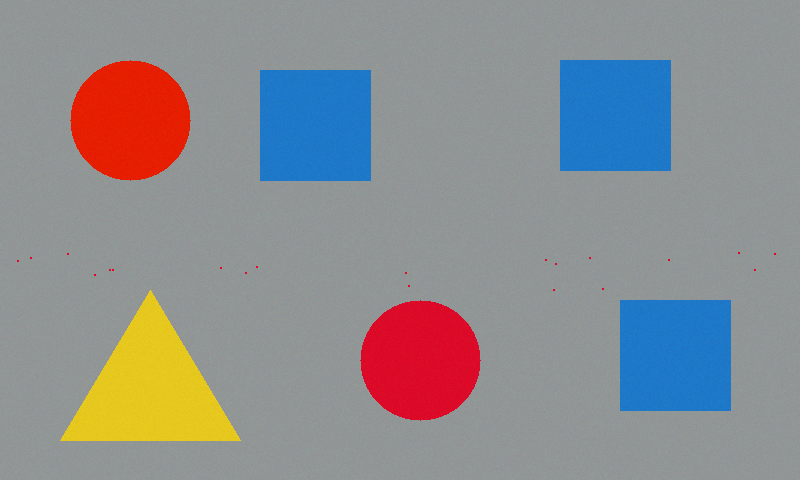
#> input picture draft/collaboration/claude_31_35/recording_candidates/33/parts_synthetic.png, 800 x 480 px
$ python p7_label_count_rule30_alt.py
#> lines starting #> are read from the running program, lines starting #| are printed output that depends on the picture; after the words box and inside, x2 and y2 are one past the last pixel; in counts of white or black regions, pixels touching at a corner belong together
### draft/collaboration/claude_31_35/recording_candidates/33/core.py
# -*- coding: utf-8 -*-
"""第 33 讲 颜色形状分拣：录屏程序与无界面核对共用的核心代码。

两套形状判断，分开命名，互不替换：
  get_shape_current —— 原样照抄 33 讲 P7 画面中的现行代码（4 顶点一律 rectangle，5/6 为 other，n > 6 才 circle）
  get_shape_rule30  —— 独立备选：复用 30 讲规则（4 顶点再按 0.95 ≤ w/h ≤ 1.05 分 square / rectangle，5 pentagon，n ≥ 6 circle）
正式采用哪一版由本机后续决定；本候选不修改脚本或口播。
"""
import cv2
import numpy as np

colors = {
    "red":    [((0, 100, 80), (10, 255, 255)), ((170, 100, 80), (179, 255, 255))],
    "yellow": [((20, 100, 100), (35, 255, 255))],
    "blue":   [((100, 100, 80), (130, 255, 255))],
}
kernel = np.ones((5, 5), np.uint8)
MIN_AREA = 800


def load(path):
#> called with path = 'parts_synthetic.png'
    img = cv2.imread(path)
#> img is the input picture: shape (480, 800, 3); mean B, G, R 142.9, 141.2, 141.7
    if img is None:
        raise SystemExit(f"读不到图片：{path}（检查文件名和路径）")
    return img


def to_hsv(img):
    return cv2.cvtColor(cv2.GaussianBlur(img, (5, 5), 0), cv2.COLOR_BGR2HSV)
#> returned value: shape (480, 800, 3); mean H, S, V 89, 50.9, 162.4


def color_mask(hsv, ranges):
    """33-P6：多段 inRange 用 bitwise_or 合并，再开运算"""
    mask = np.zeros(hsv.shape[:2], np.uint8)
    for lo, hi in ranges:
        mask = cv2.bitwise_or(mask, cv2.inRange(hsv, lo, hi))
    return cv2.morphologyEx(mask, cv2.MORPH_OPEN, kernel)


# [4 lines left out: function get_shape_current, not called in this run]


def get_shape_rule30(c):
    """备选：30 讲规则"""
    peri = cv2.arcLength(c, True)
    approx = cv2.approxPolyDP(c, 0.02 * peri, True)
    n = len(approx); x, y, w, h = cv2.boundingRect(approx)
    if n == 3: return "triangle"
    if n == 4: return "square" if 0.95 <= w / h <= 1.05 else "rectangle"
    if n == 5: return "pentagon"
    if n >= 6: return "circle"
    return "unknown"


def sort_parts(img, get_shape):
    """主循环：返回 (标注图, 计数字典, 明细列表)"""
    hsv = to_hsv(img)
    out = img.copy(); count = {}; items = []; masks = {}
    for name, ranges in colors.items():
        mask = color_mask(hsv, ranges); masks[name] = mask
        contours, _ = cv2.findContours(mask, cv2.RETR_EXTERNAL, cv2.CHAIN_APPROX_SIMPLE)
        for c in contours:
            if cv2.contourArea(c) < MIN_AREA: continue
            label = f"{name} {get_shape(c)}"; count[label] = count.get(label, 0) + 1
            x, y, w, h = cv2.boundingRect(c)
            n = len(cv2.approxPolyDP(c, 0.02 * cv2.arcLength(c, True), True))
            items.append({"label": label, "center": [x + w // 2, y + h // 2], "n": n, "w_h": round(w / h, 3)})
            cv2.rectangle(out, (x, y), (x + w, y + h), (0, 0, 0), 2)
            cv2.putText(out, label, (x, y - 5), cv2.FONT_HERSHEY_SIMPLEX, 0.6, (0, 0, 0), 2)
#> this loop made 3 passes
#> pass 1, in sort_parts, `mask = color_mask(hsv, ranges)`:
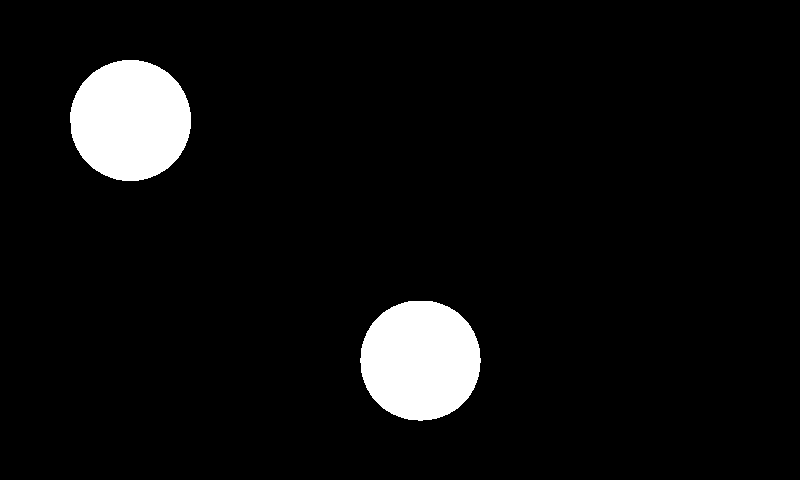
#> mask: shape (480, 800); 6% white; 2 white regions, box (x1, y1, x2, y2) and area: (70, 60, 191, 181) 11524, (360, 301, 481, 421) 11442
#> pass 2, in sort_parts, `mask = color_mask(hsv, ranges)`:
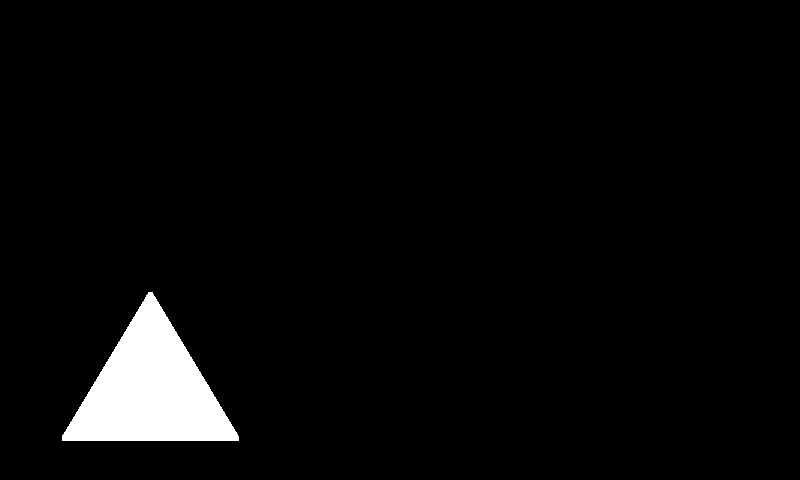
#> mask: shape (480, 800); 3.6% white; 1 white region, box (x1, y1, x2, y2) and area: (62, 292, 239, 441) 13848
#> pass 3, in sort_parts, `mask = color_mask(hsv, ranges)`:
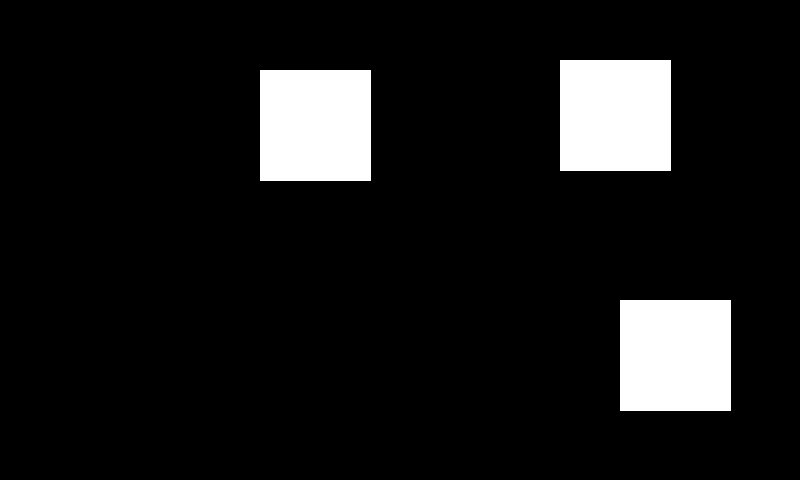
#> mask: shape (480, 800); 9.6% white; 3 white regions, box (x1, y1, x2, y2) and area: (560, 60, 671, 171) 12321, (260, 70, 371, 181) 12321, (620, 300, 731, 411) 12321
#> after the loop:
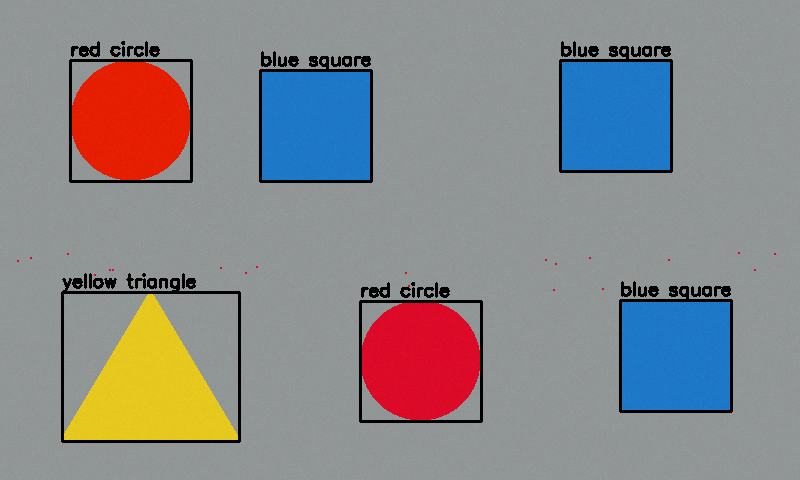
#> out: shape (480, 800, 3); 3.44% of pixels changed, all inside (x1, y1, x2, y2) = (61, 41, 733, 443)
#> after the loop, count = {'red circle': 2, 'yellow triangle': 1, 'blue square': 3}; items = 6 items; masks = 3 items
    return out, count, items, masks

### draft/collaboration/claude_31_35/recording_candidates/33/p7_label_count_rule30_alt.py
# -*- coding: utf-8 -*-
# 第 33 讲 P7【独立备选，未采用】：形状判断复用第 30 讲规则（square / rectangle / pentagon / n ≥ 6 circle）
# 只供本机决定是否修改 33 讲时对照；不是当前正式脚本的代码
# 用法：python p7_label_count_rule30_alt.py [--input 图片]
import argparse
import cv2
from core import load, sort_parts, get_shape_rule30

ap = argparse.ArgumentParser()
ap.add_argument("--input", default="parts_synthetic.png")
args = ap.parse_args()

out, count, items, _ = sort_parts(load(args.input), get_shape_rule30)
#> items = 6 items
print(count)
#| {'red circle': 2, 'yellow triangle': 1, 'blue square': 3}
cv2.imshow("out (alt: lesson 30 rule)", out)
cv2.waitKey(0)
cv2.destroyAllWindows()
